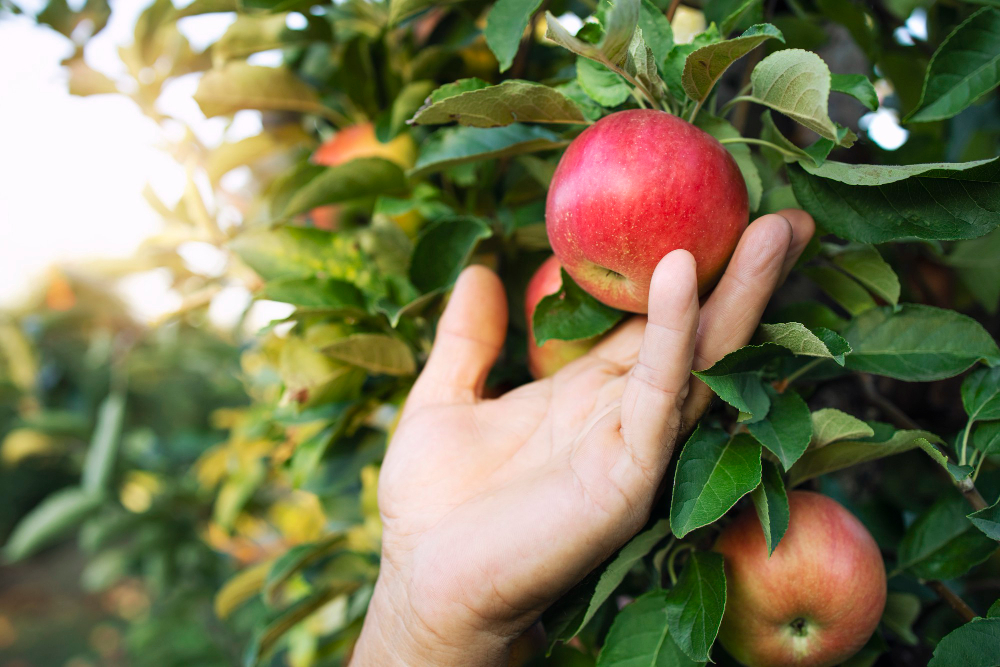
#> input picture gambar.jpg, 1000 x 667 px
$ python 'RGB → CMYK.py'
#> lines starting #> are read from the running program, lines starting #| are printed output that depends on the picture
import cv2
import numpy as np

image = cv2.imread("gambar.jpg")
#> image is the input picture: shape (667, 1000, 3); mean B, G, R 84.5, 120, 122.5
image_rgb = cv2.cvtColor(image, cv2.COLOR_BGR2RGB)

img_norm = image_rgb / 255.0

R = img_norm[:, :, 0]
G = img_norm[:, :, 1]
B = img_norm[:, :, 2]
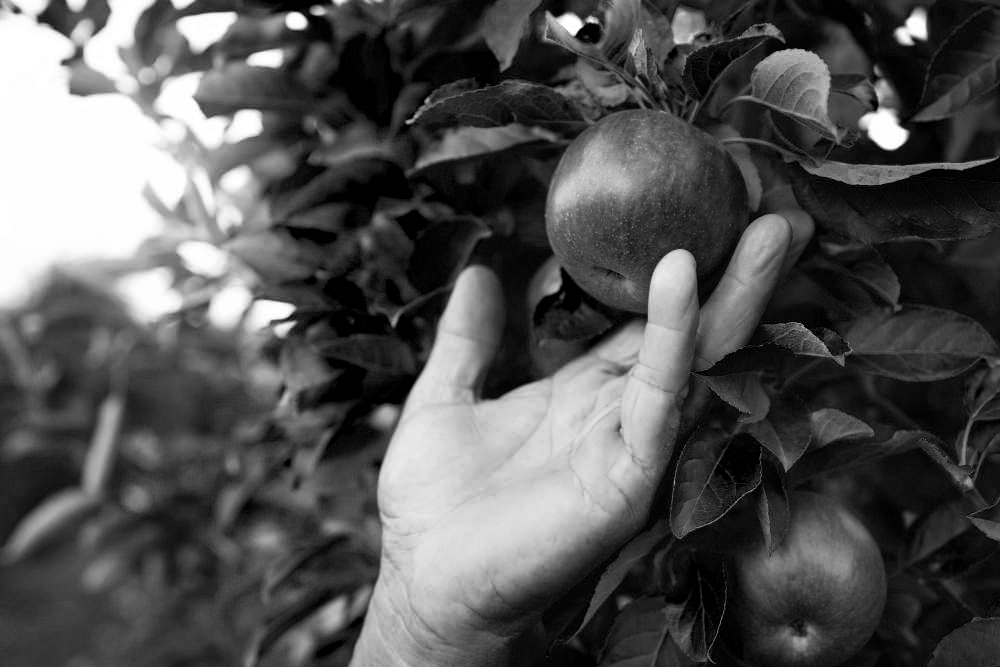
#> B: shape (667, 1000) float64; min 0, max 1, mean 0.331

K = 1 - np.max(img_norm, axis=2)
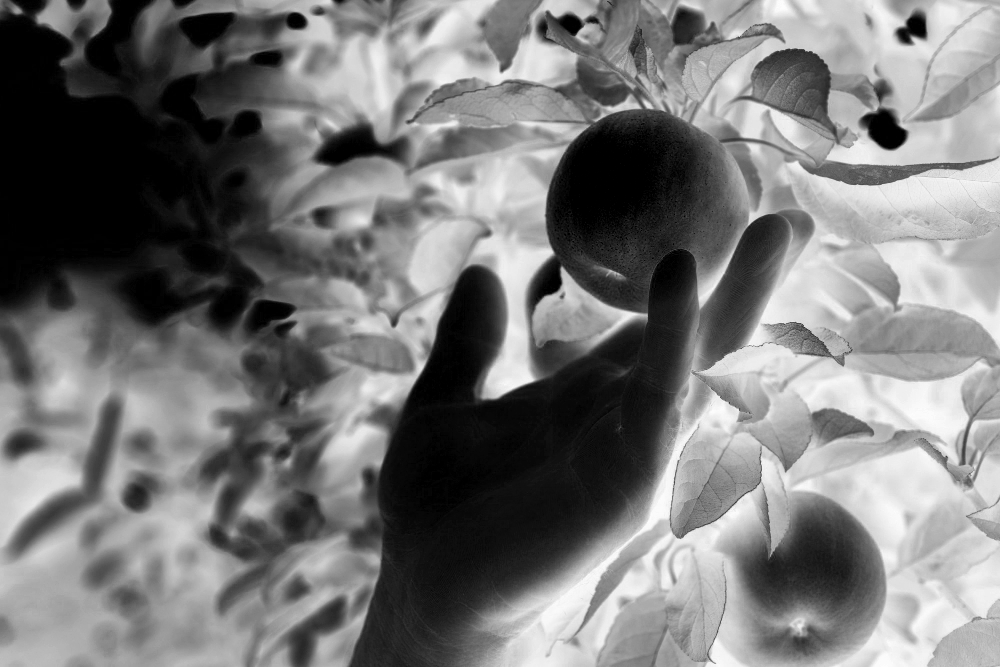
#> K: shape (667, 1000) float64; min 0, max 0.992, mean 0.469

C = (1 - R - K) / (1 - K + 1e-6)
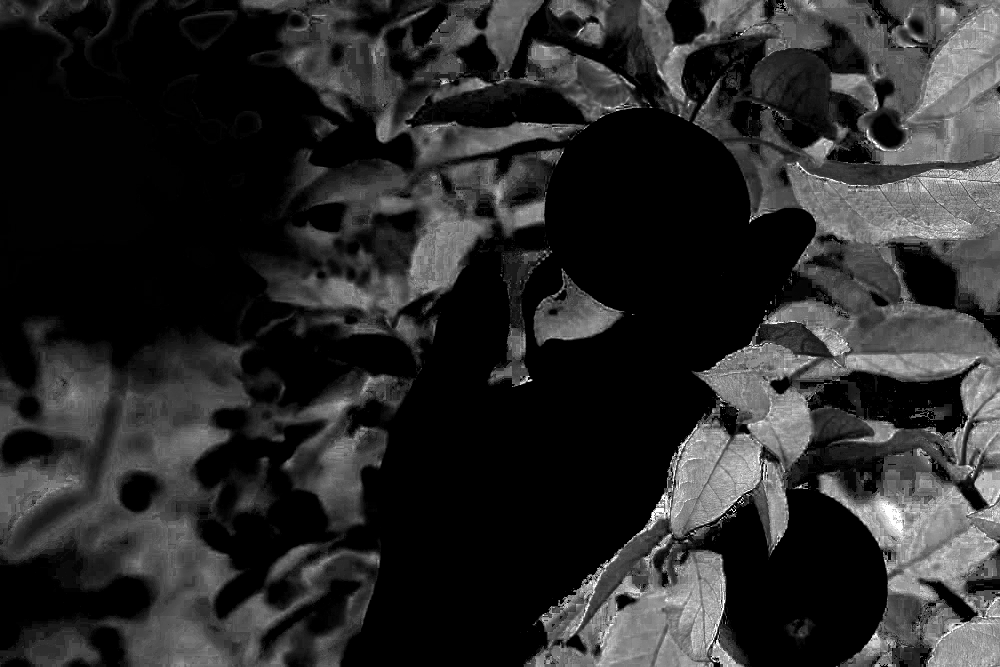
#> C: shape (667, 1000) float64; min 0, max 1, mean 0.166
M = (1 - G - K) / (1 - K + 1e-6)
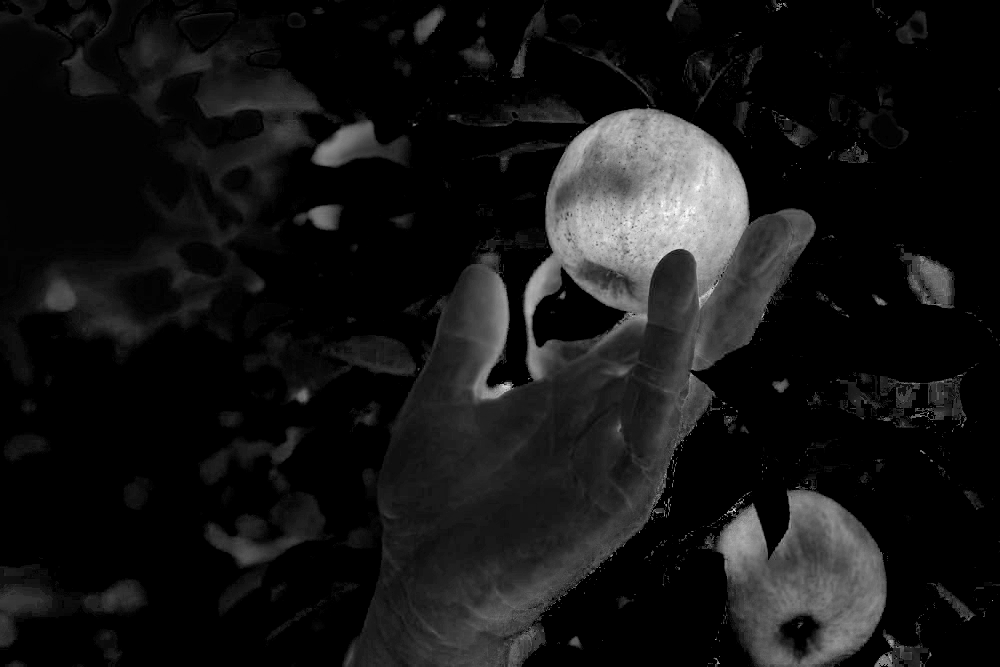
#> M: shape (667, 1000) float64; min 0, max 1, mean 0.0854
Y = (1 - B - K) / (1 - K + 1e-6)
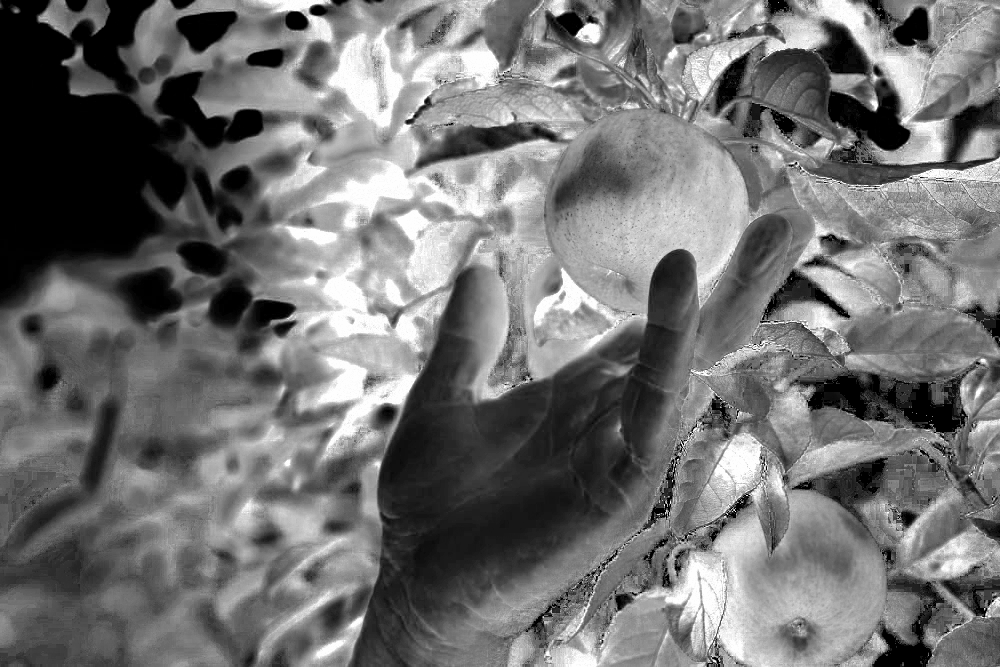
#> Y: shape (667, 1000) float64; min 0, max 1, mean 0.447

CMYK = np.dstack((C, M, Y, K))
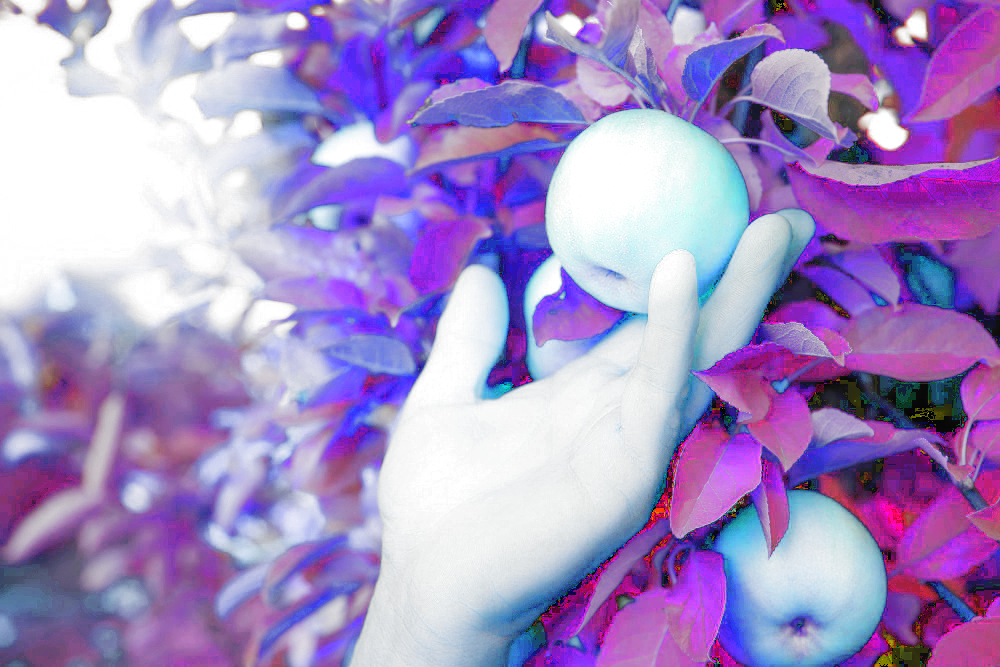
#> CMYK: shape (667, 1000, 4) float64; mean R, G, B, A 0.166, 0.0854, 0.447, 0.469; transparent parts drawn white

C_img = (C * 255).astype(np.uint8)
M_img = (M * 255).astype(np.uint8)
Y_img = (Y * 255).astype(np.uint8)
K_img = (K * 255).astype(np.uint8)
CMYK_img = (CMYK[:, :, :3] * 255).astype(np.uint8)  # tampilkan C,M,Y saja sebagai image
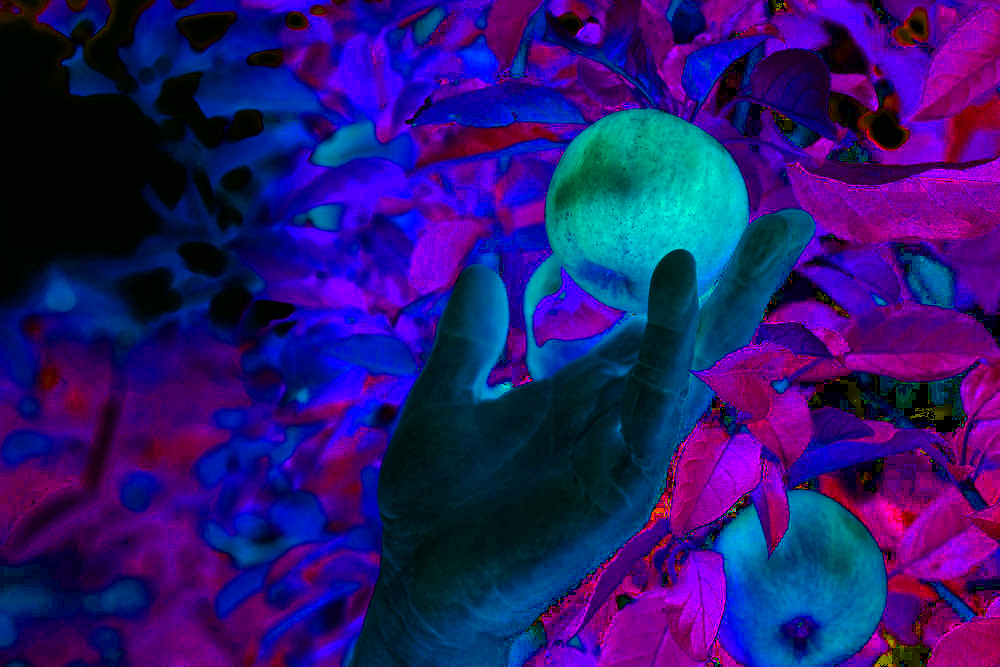
#> CMYK_img: shape (667, 1000, 3); mean R, G, B 42.1, 21.6, 113.4

cv2.imshow("Original", image)
cv2.imshow("Cyan", C_img)
cv2.imshow("Magenta", M_img)
cv2.imshow("Yellow", Y_img)
cv2.imshow("Black (K)", K_img)
cv2.imshow("CMYK (visual)", cv2.cvtColor(CMYK_img, cv2.COLOR_RGB2BGR))
cv2.waitKey(0)
cv2.destroyAllWindows()
